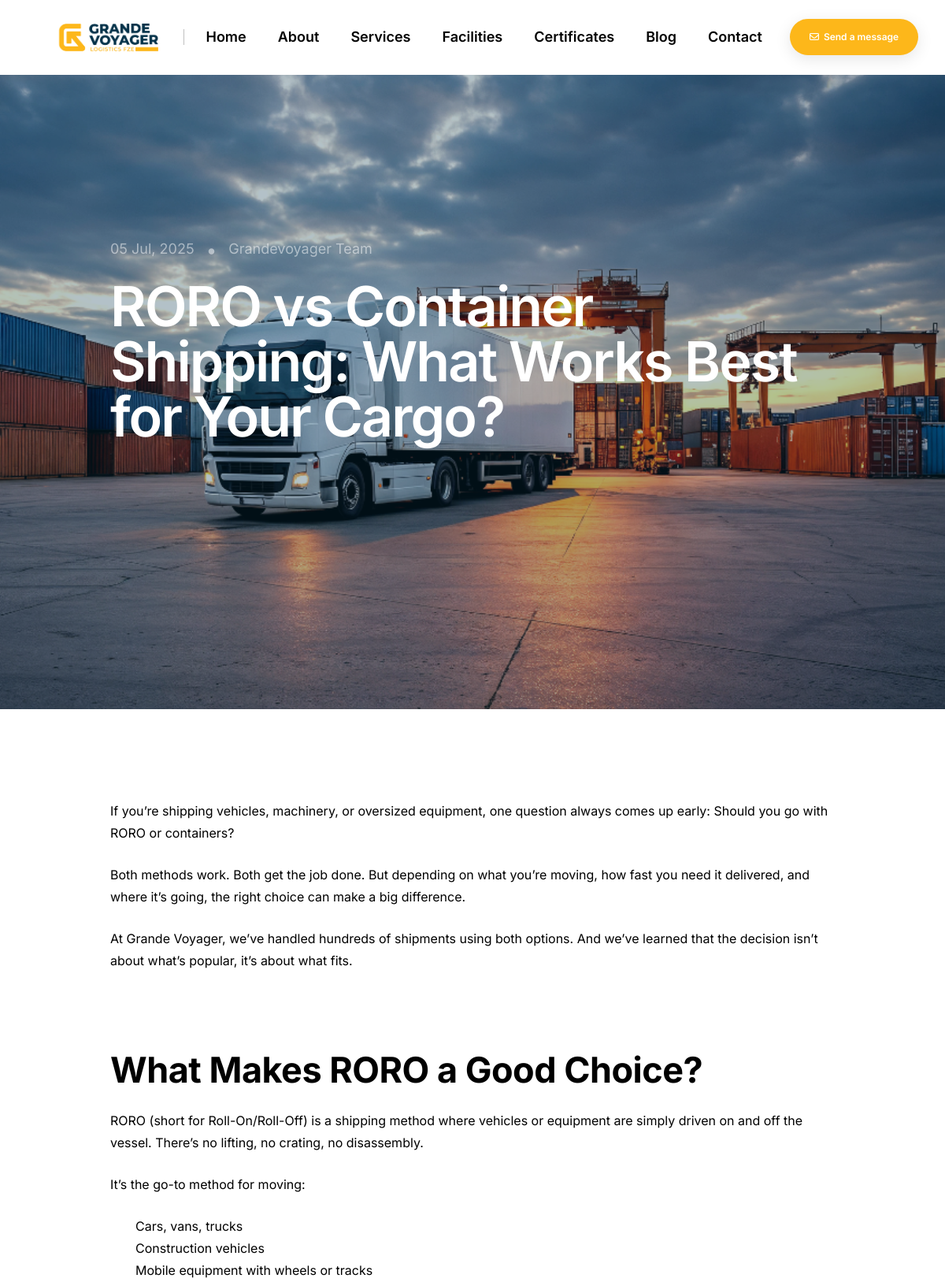
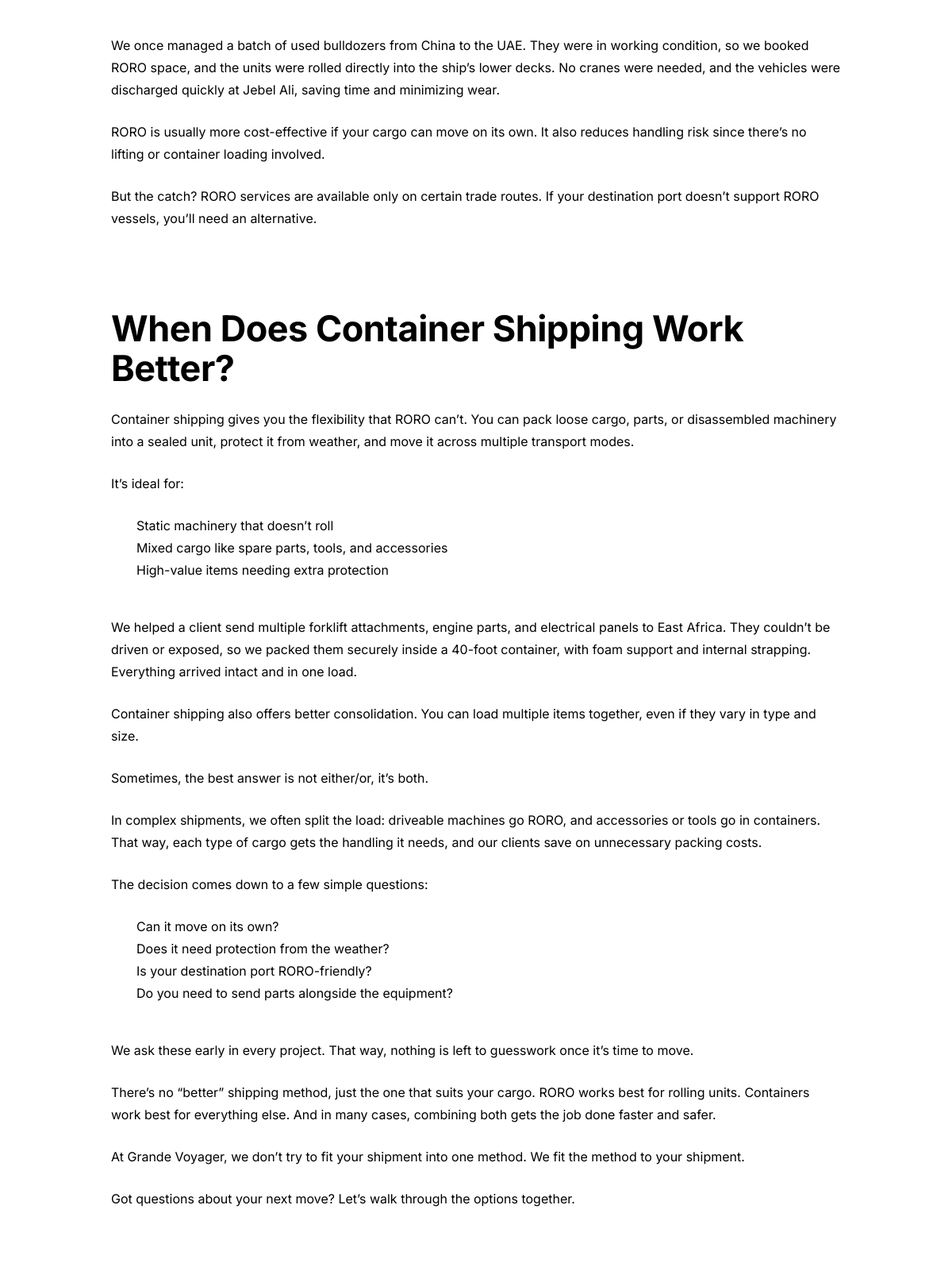
Screenshot of /blogs/roro-vs-container-shipping-what-works-best-for-your-cargo/ (upper part) with the database file from the repository (2 pictures, top to bottom).
### myapp/models.py (models this page shows, shortened)
class Blog(models.Model):
    blog_title = models.CharField(max_length=200)
    slug = models.SlugField(max_length=200, unique=True, blank=True, null=True)
    blog_content = CKEditor5Field("Content", config_name='extends', blank=True, null=True)
    blog_image = models.ImageField(upload_to='blogs/')
    posted_on = models.DateTimeField(auto_now_add=True)
    meta_title = models.CharField(max_length=255, help_text="Meta title for SEO", blank=True, null=True)
    meta_description = models.TextField(help_text="Meta description for SEO", blank=True, null=True)
    meta_keywords = models.TextField(help_text="Comma-separated keywords for SEO", blank=True, null=True)
    class Meta:
        verbose_name = 'Blog'
        verbose_name_plural = 'Blogs'
        ordering = ['-posted_on']

### myapp/views.py (the view)
# urls.py: path('blogs/<str:pk>/', views.blog_detail, name='blog-detail'),
def blog_detail(request, pk):
    blog = Blog.objects.get(slug=pk)
    blogs = Blog.objects.all()[:3]
    services_nav = Services.objects.all().order_by('priority')
    context = {
        "blog": blog,
        "blogs": blogs,
        "services_nav": services_nav,
    }
    return render(request, "blog_detail.html", context)

### templates/blog_detail.html (shortened to what this page needs)
<!DOCTYPE html>
<html lang="en">
<head>
    {% load static %}
    <link rel="stylesheet" href="{% static 'css/vendors.min.css' %}"/>
    <link rel="stylesheet" href="{% static 'css/icon.min.css' %}"/>
    <link rel="stylesheet" href="{% static 'css/style.css' %}"/>
    <link rel="stylesheet" href="{% static 'css/responsive.css' %}"/>
    <link rel="stylesheet" href="{% static 'demos/green-energy/green-energy.css' %}"/>
</head>
<body data-mobile-nav-style="classic">
    {% include 'components/navbar.html' %}
    <section class="ipad-top-space-margin bg-dark-gray cover-background one-fifth-screen d-flex align-items-center" style="background-image: url('{{ blog.blog_image.url }}')">
        <div class="opacity-light bg-dark-gray"></div>
        <div class="container">
            <div class="row justify-content-center">
                <div class="col-lg-10 position-relative" data-anime='{ "el": "childs", "opacity": [0, 1], "translateX": [50, 0], "staggervalue": 100, "easing": "easeOutQuad" }'>
                    <div class="d-inline-block mb-20px sm-mb-25px">
                        <span class="text-white fs-18 opacity-5">
                            <a href="" class="text-white">{{ blog.posted_on|date:"d M, Y" }}</a>
                            <span class="d-inline-block fs-24 align-top ms-10px me-10px">•</span>
                            <a href="" class="text-white">Grandevoyager Team</a>
                        </span>
                    </div>
                    <h1 class="text-white w-100 fw-600 ls-minus-2px ls-minus-2px text-white pb-10px">{{ blog.blog_title }}</h1>
                </div>
            </div>
        </div>
    </section>
    <section class="pb-0">
        <div class="container">
            <div class="row justify-content-center">
                <div class="col-lg-10 mb-6 sm-mb-35px last-paragraph-no-margin">
                    <p class="w-90 lg-w-100">{{ blog.blog_content|safe }}</p>
                </div>
            </div>
        </div>
    </section>
</body>
</html>

### myapp/static/demos/green-energy/green-energy.css (style rules this page uses)
:root { --alt-font: "Inter", sans-serif; --primary-font: "Inter", sans-serif; --base-color: #fdb71a; --green: #fdb71a; --dark-gray: #020202; --medium-gray: #828282; --very-light-gray: #f7f7f7; }
body { font-size: 16px; line-height: 28px; }
.h1, .h2, .h3, .h4, .h5, .h6, h1, h2, h3, h4, h5, h6 { margin-bottom: 25px; }

### rows the page displays
Blog: blog_image (picture), posted_on "05 Jul, 2025", blog_title "RORO vs Container Shipping: What Works Best for Your Cargo?", blog_content "If you’re shipping vehicles, machinery, or oversized equipment, one question always comes up early: Should you go with RORO or containers? Both methods work. Both get the job done. But depending on what you’re moving, how fast you need it delivered, and where it’s going, the right choice can make a big difference. At Grande Voyager, we’ve handled hundreds of shipments using both options. And we’ve learned that the decision isn’t about what’s popular, it’s about what fits. What Makes RORO a Good Choice? RORO (short for Roll-On/Roll-Off) is a shipping method where vehicles or equipment are simply driven on and off the vessel. There’s no lifting, no crating, no disassembly. It’s the go-to…"
